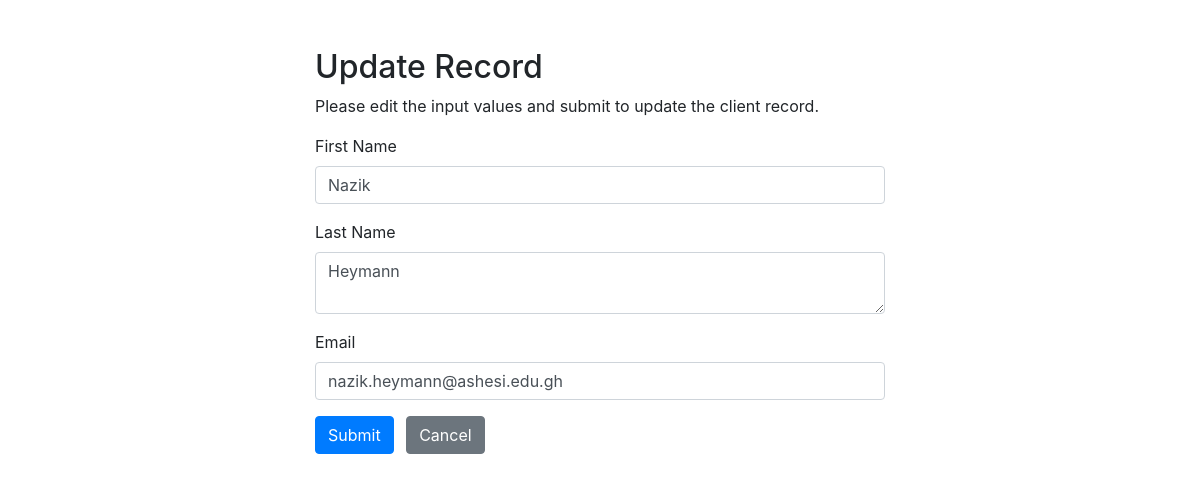
The page /test/update.php?client_id=1 on the database its author committed.
### tables this page shows
CREATE TABLE Client (
    client_id INT NOT NULL AUTO_INCREMENT,
    fname CHAR(50) NOT NULL,
    lname CHAR(50) NOT NULL,
    gender ENUM('Male', 'Female', 'Other'),
    tel_number VARCHAR(20),
    password VARCHAR(24) NOT NULL,
    email VARCHAR(100) UNIQUE,
    startDate DATE,
    endDate DATE,
    PRIMARY KEY (client_id),
    INDEX(fname)
);

### test/update.php (the view, shortened to what this page needs)
<?php
require_once "config.php";
$fname = $lname = $email = "";
$fname_err = $lname_err = $email_err = "";
if(isset($_POST["client_id"]) && !empty($_POST["client_id"])){
    $id = $_POST["client_id"];
    $input_fname = trim($_POST["fname"]);
    if(empty($input_fname)){
        $fname_err = "Please enter your first name.";
    } elseif(!filter_var($input_fname, FILTER_VALIDATE_REGEXP, array("options"=>array("regexp"=>"/^[a-zA-Z\s]+$/")))){
        $fname_err = "Please enter a valid name.";
    } else{
        $fname = $input_fname;
    }
  $input_lname = trim($_POST["lname"]);
  if(empty($input_lname)){
      $lname_err = "Please enter your last name.";
  } elseif(!filter_var($input_lname, FILTER_VALIDATE_REGEXP, array("options"=>array("regexp"=>"/^[a-zA-Z\s]+$/")))){
      $lname_err = "Please enter a valid name.";
  } else{
      $lname = $input_lname;
  }
    $input_email = trim($_POST["email"]);
    if(empty($input_email)){
        $email_err = "Please enter your email.";
    } elseif(!filter_var($input_lname, FILTER_VALIDATE_REGEXP, array("options"=>array("regexp"=>"/^[a-zA-Z\s]+$/")))){
        $email_err = "Please enter a valid email address.";
    } else{
        $email= $input_email;
    }
    if(empty($fname_err) && empty($lname_err) && empty($email_err)){
        $sql = "UPDATE Client SET fname=?, lname=?, email=? WHERE client_id=?";
        if($stmt = mysqli_prepare($link, $sql)){
            mysqli_stmt_bind_param($stmt, "sssi", $param_fname, $param_lname, $param_email, $param_client_id);
            $param_fname = $fname;
            $param_lname = $lname;
            $param_email = $email;
            $param_client_id = $client_id;
            if(mysqli_stmt_execute($stmt)){
                header("location: index.php");
                exit();
            } else{
                echo "Oops! Something went wrong. Please try again later.";
            }
        }
        mysqli_stmt_close($stmt);
    }
    mysqli_close($link);
} else{
    if(isset($_GET["client_id"]) && !empty(trim($_GET["client_id"]))){
        $sql = "SELECT * FROM Client WHERE client_id = ?";
        if($stmt = mysqli_prepare($link, $sql)){
            mysqli_stmt_bind_param($stmt, "i", $param_client_id);
            if(mysqli_stmt_execute($stmt)){
                $result = mysqli_stmt_get_result($stmt);
                if(mysqli_num_rows($result) == 1){
                    $row = mysqli_fetch_array($result, MYSQLI_ASSOC);
                    $fname = $row["fname"];
                    $lname = $row["lname"];
                    $email = $row["email"];
                } else{
                    header("location: error.php");
                    exit();
                }
            } else{
                echo "Oops! Something went wrong. Please try again later.";
            }
        }
    }  else{
        header("location: error.php");
        exit();
    }
}
?>
<!DOCTYPE html>
<html lang="en">
<head>
    <link rel="stylesheet" href="https://stackpath.bootstrapcdn.com/bootstrap/4.5.2/css/bootstrap.min.css">
</head>
<body>
    <div class="wrapper">
        <div class="container-fluid">
            <div class="row">
                <div class="col-md-12">
                    <h2 class="mt-5">Update Record</h2>
                    <p>Please edit the input values and submit to update the client record.</p>
                    <form action="<?php echo htmlspecialchars(basename($_SERVER['REQUEST_URI'])); ?>" method="post">
                        <div class="form-group">
                            <label>First Name</label>
                            <input type="text" name="fname" class="form-control <?php echo (!empty($fname_err)) ? 'is-invalid' : ''; ?>" value="<?php echo $fname; ?>">
                        </div>
                        <div class="form-group">
                            <label>Last Name</label>
                            <textarea name="lname" class="form-control <?php echo (!empty($lname_err)) ? 'is-invalid' : ''; ?>"><?php echo $lname; ?></textarea>
                        </div>
                        <div class="form-group">
                            <label>Email</label>
                            <input type="text" name="email" class="form-control <?php echo (!empty($email_err)) ? 'is-invalid' : ''; ?>" value="<?php echo $email; ?>">
                        </div>
                        <input type="submit" class="btn btn-primary" value="Submit">
                        <a href="../final-group-project/members_demo.php" class="btn btn-secondary ml-2">Cancel</a>
                    </form>
                </div>
            </div>
        </div>
    </div>
</body>
</html>

### test/update.php (style rules this page uses)
.wrapper { width: 600px; margin: 0 auto; }

### rows shown on the page
client: fname "Nazik", lname "Heymann", email "nazik.heymann@ashesi.edu.gh"
